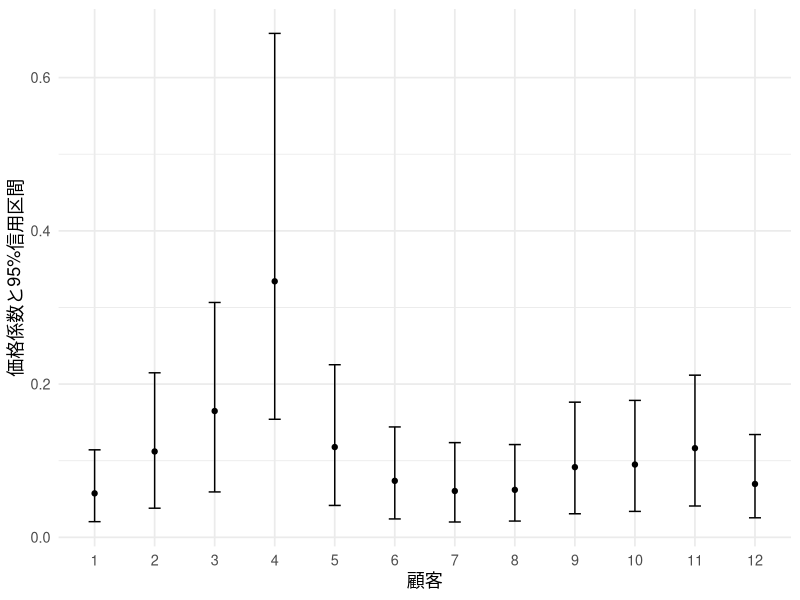

This chart was generated by the following R code:
## ---- chunk 1
#| include: false
library(ggplot2)
library(dplyr)
library(tidyr)
set.seed(202608)
font_family <- if (Sys.info()[["sysname"]] == "Darwin") "Hiragino Sans" else ""
theme_set(theme_minimal(base_size = 13, base_family = font_family))
knitr::opts_chunk$set(fig.align = "center", dpi = 144)
options(scipen = 8)
## ---- chunk 2
#| include: false
choice_prob <- function(quality, price, alpha) {
  v <- quality - price * alpha
  vmax <- pmax(0, v[, 1], v[, 2])
  ev <- exp(v - vmax)
  cbind(outside = exp(-vmax), ev) / (exp(-vmax) + rowSums(ev))
}
simulate_cbc <- function(seed = 202607, N = 300, Ttrain = 8, Thold = 8) {
  set.seed(seed)
  beta_known <- c(battery12 = 0.5, nc = 0.8, major_brand = 0.3)
  mu_true <- log(0.12) - 0.6^2 / 2
  tau_true <- 0.6
  theta_true <- rnorm(N, mu_true, tau_true)
  make_tasks <- function(T) {
    id <- rep(seq_len(N), each = T)
    nr <- length(id)
    price <- matrix(sample(c(8, 12, 16), nr * 2, replace = TRUE), nr, 2)
    battery12 <- matrix(rbinom(nr * 2, 1, 0.5), nr, 2)
    nc <- matrix(rbinom(nr * 2, 1, 0.5), nr, 2)
    major_brand <- matrix(rbinom(nr * 2, 1, 0.5), nr, 2)
    quality <- beta_known[1] * battery12 + beta_known[2] * nc + beta_known[3] * major_brand
    prob <- choice_prob(quality, price, exp(theta_true[id]))
    choice <- vapply(seq_len(nr), function(r) sample(0:2, 1, prob = prob[r, ]), integer(1))
    list(id = id, price = price, battery12 = battery12, nc = nc,
         major_brand = major_brand, quality = quality, choice = choice, T = T)
  }
  list(train = make_tasks(Ttrain), test = make_tasks(Thold), N = N,
       beta_known = beta_known, theta_true = theta_true, mu_true = mu_true, tau_true = tau_true)
}
individual_loglik <- function(theta, tasks, N) {
  v <- tasks$quality - tasks$price * exp(theta[tasks$id])
  vmax <- pmax(0, v[, 1], v[, 2])
  logden <- vmax + log(exp(-vmax) + rowSums(exp(v - vmax)))
  chosen <- numeric(length(tasks$choice))
  inside <- which(tasks$choice > 0)
  chosen[inside] <- v[cbind(inside, tasks$choice[inside])]
  as.vector(rowsum(chosen - logden, tasks$id, reorder = FALSE))
}
fit_hb <- function(dat, seed = 202609, n_iter = 16000, burn = 4000, thin = 4,
                   prior_mu = log(0.2), prior_mu_sd = 1.5,
                   prior_shape = 2, prior_rate = 0.5) {
  keep <- seq(burn + thin, n_iter, by = thin)
  one_chain <- function(chain) {
    set.seed(seed + chain)
    theta <- rep(prior_mu + c(-0.4, 0.4)[chain], dat$N)
    mu <- mean(theta); tau2 <- 0.5
    ll <- individual_loglik(theta, dat$train, dat$N)
    theta_draw <- matrix(NA_real_, length(keep), dat$N)
    mu_draw <- tau_draw <- numeric(length(keep))
    accepted <- numeric(dat$N); saved <- 0
    for (iteration in seq_len(n_iter)) {
      proposal <- theta + rnorm(dat$N, 0, 0.7)
      ll_new <- individual_loglik(proposal, dat$train, dat$N)
      logratio <- ll_new - ll + dnorm(proposal, mu, sqrt(tau2), log = TRUE) -
        dnorm(theta, mu, sqrt(tau2), log = TRUE)
      accept <- log(runif(dat$N)) < logratio
      theta[accept] <- proposal[accept]; ll[accept] <- ll_new[accept]
      if (iteration > burn) accepted <- accepted + accept
      variance_mu <- 1 / (dat$N / tau2 + 1 / prior_mu_sd^2)
      mean_mu <- variance_mu * (sum(theta) / tau2 + prior_mu / prior_mu_sd^2)
      mu <- rnorm(1, mean_mu, sqrt(variance_mu))
      tau2 <- 1 / rgamma(1, shape = prior_shape + dat$N / 2,
        rate = prior_rate + sum((theta - mu)^2) / 2)
      if (iteration %in% keep) {
        saved <- saved + 1
        theta_draw[saved, ] <- theta
        mu_draw[saved] <- mu; tau_draw[saved] <- sqrt(tau2)
      }
    }
    list(theta = theta_draw, mu = mu_draw, tau = tau_draw,
         acceptance = accepted / (n_iter - burn))
  }
  chains <- lapply(1:2, one_chain)
  list(theta = rbind(chains[[1]]$theta, chains[[2]]$theta),
       mu = c(chains[[1]]$mu, chains[[2]]$mu), tau = c(chains[[1]]$tau, chains[[2]]$tau),
       chain = rep(1:2, each = length(keep)), chains = chains,
       settings = c(n_iter = n_iter, burn = burn, thin = thin))
}
predict_existing <- function(fit, tasks) {
  answer <- matrix(0, length(tasks$id), 3)
  for (b in seq_len(nrow(fit$theta))) {
    answer <- answer + choice_prob(tasks$quality, tasks$price, exp(fit$theta[b, tasks$id]))
  }
  answer / nrow(fit$theta)
}
predict_new <- function(fit, quality, price, n_integration = 80) {
  # 母集団パラメータの不確実性と新しい個人の異質性の両方を積分。
  nodes <- qnorm((seq_len(n_integration) - 0.5) / n_integration)
  answer <- matrix(0, nrow(price), 3)
  for (b in seq_along(fit$mu)) {
    for (z in nodes) {
      answer <- answer + choice_prob(quality, price, exp(fit$mu[b] + fit$tau[b] * z))
    }
  }
  answer / (length(fit$mu) * n_integration)
}
log_score <- function(prob, choice) -mean(log(pmax(prob[cbind(seq_along(choice), choice + 1)], 1e-12)))
split_rhat <- function(chain1, chain2) {
  n <- floor(length(chain1) / 2)
  z <- cbind(chain1[1:n], tail(chain1, n), chain2[1:n], tail(chain2, n))
  W <- mean(apply(z, 2, var)); B <- n * var(colMeans(z))
  sqrt(((n - 1) * W / n + B / n) / W)
}
dat <- simulate_cbc()
fit <- fit_hb(dat)
pooled_theta <- optimize(function(theta) -sum(individual_loglik(rep(theta, dat$N), dat$train, dat$N)),
                          interval = c(log(0.01), log(1)))$minimum
individual_theta <- vapply(seq_len(dat$N), function(i) {
  tasks_i <- lapply(dat$train, function(z) if (is.matrix(z)) z[dat$train$id == i, , drop = FALSE] else z)
  tasks_i$id <- rep(1, dat$train$T); tasks_i$choice <- dat$train$choice[dat$train$id == i]
  optimize(function(theta) -individual_loglik(theta, tasks_i, 1),
           interval = c(log(0.01), log(1)))$minimum
}, numeric(1))
p_hb <- predict_existing(fit, dat$test)
p_pool <- choice_prob(dat$test$quality, dat$test$price, rep(exp(pooled_theta), length(dat$test$id)))
p_no <- choice_prob(dat$test$quality, dat$test$price, exp(individual_theta[dat$test$id]))

## ---- chunk 3
knitr::kable(data.frame(sample = c("推定", "検証"), N = dat$N, tasks = c(dat$train$T, dat$test$T)))
## ---- chunk 4
knitr::kable(data.frame(parameter = c("mu", "tau"), truth = c(dat$mu_true, dat$tau_true),
  posterior_mean = c(mean(fit$mu), mean(fit$tau)),
  lower = c(quantile(fit$mu,.025),quantile(fit$tau,.025)),
  upper = c(quantile(fit$mu,.975),quantile(fit$tau,.975))), digits = 3)
## ---- chunk 5
a <- exp(fit$theta[, 1:12])
p <- data.frame(id = factor(1:12), mean = colMeans(a),
  lower = apply(a,2,quantile,.025), upper = apply(a,2,quantile,.975))
ggplot(p, aes(id, mean)) + geom_errorbar(aes(ymin = lower, ymax = upper),width=.2) +
  geom_point() + labs(x="顧客",y="価格係数と95%信用区間")
## ---- chunk 6
knitr::kable(data.frame(parameter=c("mu","tau"),
  split_Rhat=c(split_rhat(fit$chains[[1]]$mu,fit$chains[[2]]$mu),
  split_rhat(fit$chains[[1]]$tau,fit$chains[[2]]$tau))), digits=3)
## ---- chunk 7
knitr::kable(data.frame(method=c("complete","no pooling","HB"),
  log_loss=c(log_score(p_pool,dat$test$choice),log_score(p_no,dat$test$choice),
             log_score(p_hb,dat$test$choice))),digits=4)
